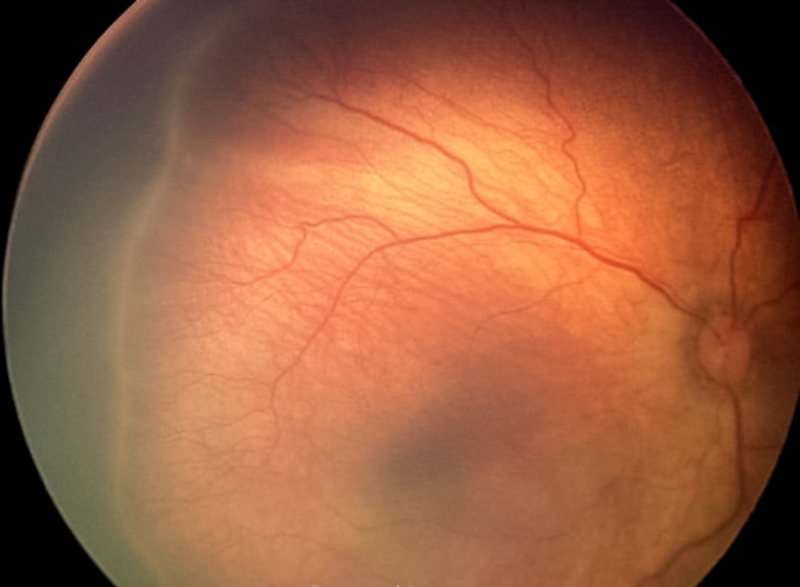
#> input picture ROPCond_Stage2.jpg, 800 x 587 px
$ jupyter execute Retina1.ipynb
#> lines starting #> are read from the running program, lines starting #| are printed output that depends on the picture; after the words box and inside, x2 and y2 are one past the last pixel; in counts of white or black regions, pixels touching at a corner belong together
[cell 1]
import cv2
import numpy as np
from matplotlib import pyplot as plt

[cell 2]
img = cv2.imread('ROPCond_Stage2.jpg',0)
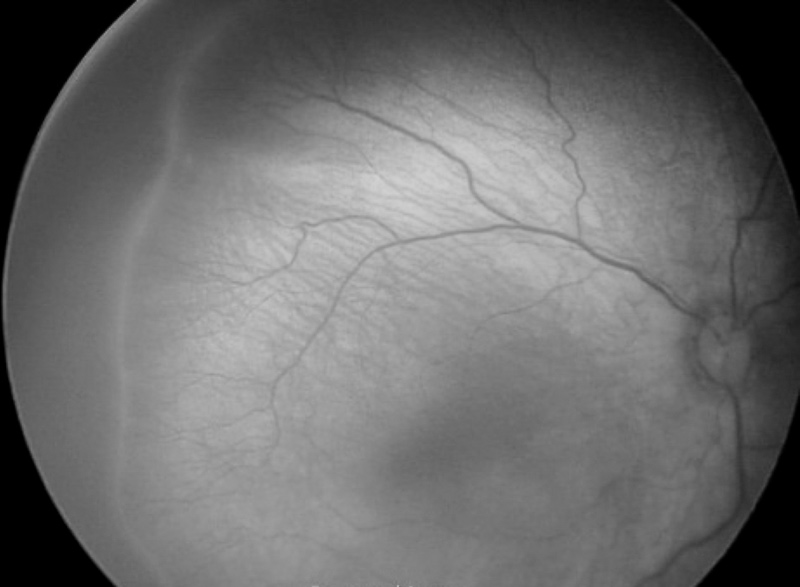
#> img: shape (587, 800); min 0, max 210, mean 108.9
plt.figure(figsize=(10,10))
plt.imshow(img, cmap='gray')

[cell 3]
output=cv2.equalizeHist(img)
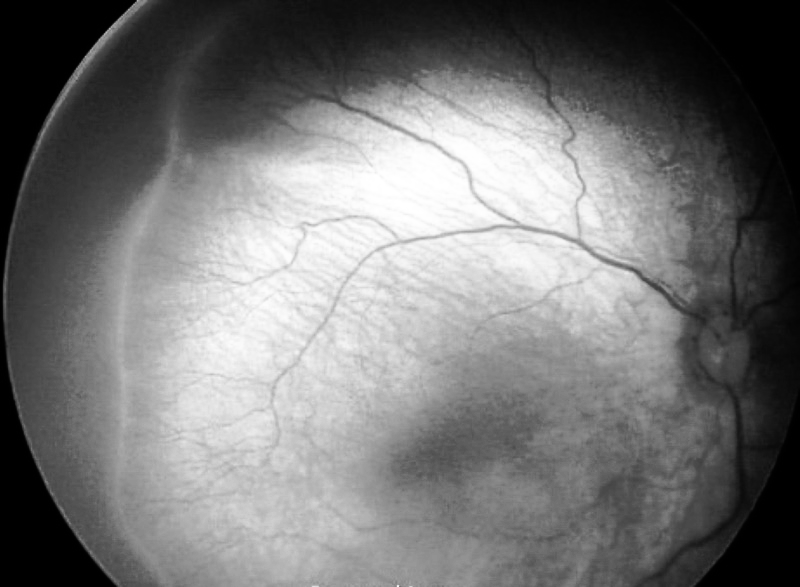
#> output: shape (587, 800); min 0, max 255, mean 117.7
plt.imshow(output,cmap='gray');
plt.show()

[cell 4]
thresh1 = cv2.adaptiveThreshold(img, 255, cv2.ADAPTIVE_THRESH_GAUSSIAN_C,
										cv2.THRESH_BINARY, 47, 6)
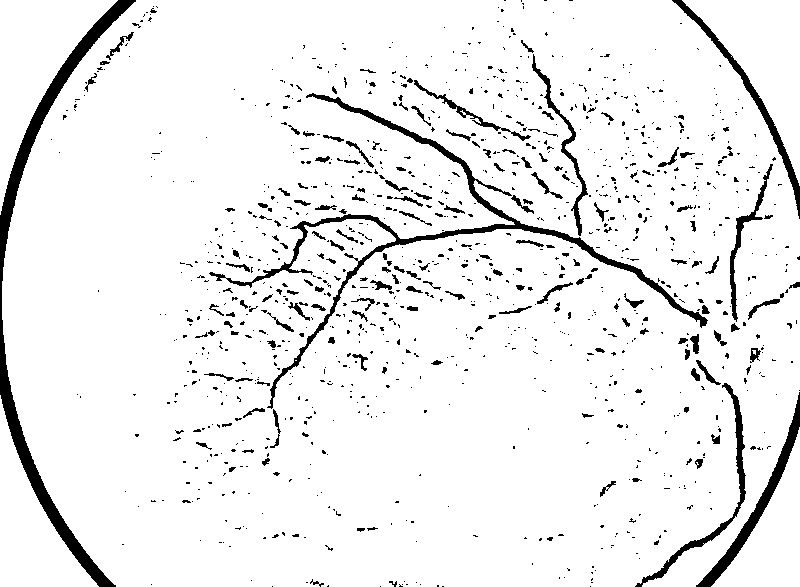
#> thresh1: shape (587, 800); 93.3% white; 1167 black regions (997 under 20 px), largest, box (x1, y1, x2, y2) and area: (0, 0, 136, 587) 6583, (209, 93, 708, 409) 5407, (696, 392, 800, 587) 2008

thresh2 = cv2.adaptiveThreshold(img, 255, cv2.ADAPTIVE_THRESH_GAUSSIAN_C,
										cv2.THRESH_BINARY, 19, 4)
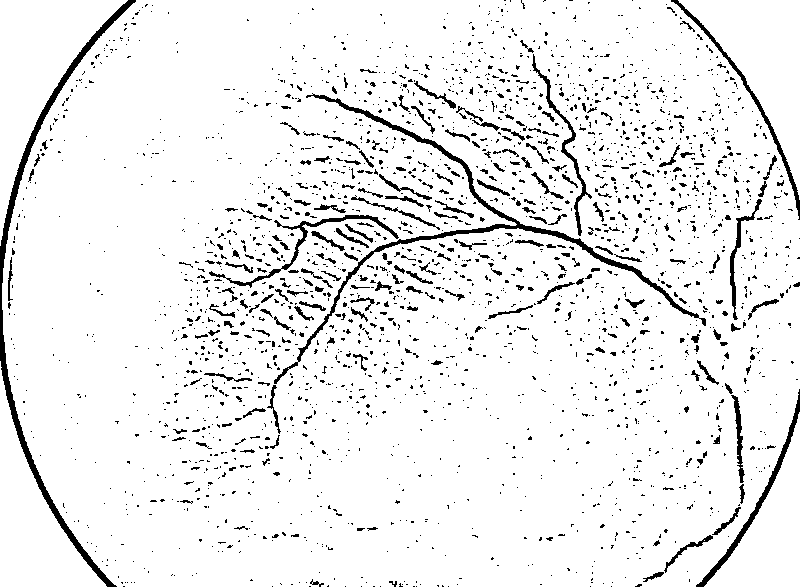
#> thresh2: shape (587, 800); 93.1% white; 2457 black regions (2217 under 20 px), largest, box (x1, y1, x2, y2) and area: (0, 0, 136, 587) 3632, (274, 93, 706, 384) 3330, (696, 389, 800, 587) 1117

thresh3 = cv2.adaptiveThreshold(output, 255, cv2.ADAPTIVE_THRESH_GAUSSIAN_C,
										cv2.THRESH_BINARY, 11, 1)
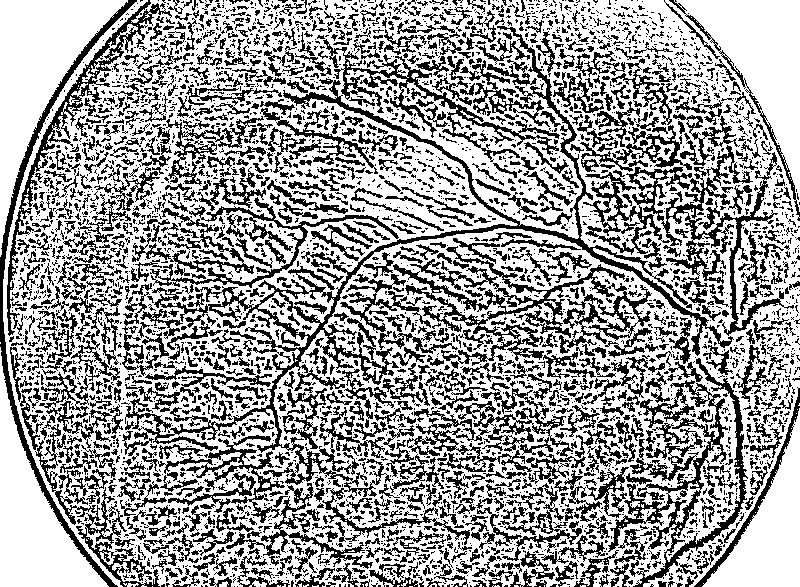
#> thresh3: shape (587, 800); 63.4% white; 4083 black regions (2994 under 20 px), largest, box (x1, y1, x2, y2) and area: (125, 26, 734, 545) 14691, (608, 358, 748, 587) 7231, (583, 145, 794, 336) 6996
# 47 7
# 67 5
# 97 7
# 19 4
cv2.imshow('Adaptive Gaussian47-6', thresh1)
cv2.imshow('Adaptive Gaussian67-5', thresh2)
cv2.imshow('Adaptive Gaussian19-4', thresh3)
cv2.waitKey(0)

[cell 5]
# [6 lines of commented-out code are left out]

[cell 6]
thresh = 120
im_bw = cv2.threshold(thresh1, thresh, 255, cv2.THRESH_BINARY)[1]
plt.imshow(im_bw,cmap='gray')

[cell 7]
plt.imshow(thresh3,cmap='gray')

[cell 8]
kernel = np.ones((2, 2), np.uint8)
kernel2 = np.ones((2, 1), np.uint8)

img_dilation = cv2.dilate(thresh3, kernel, iterations=2)
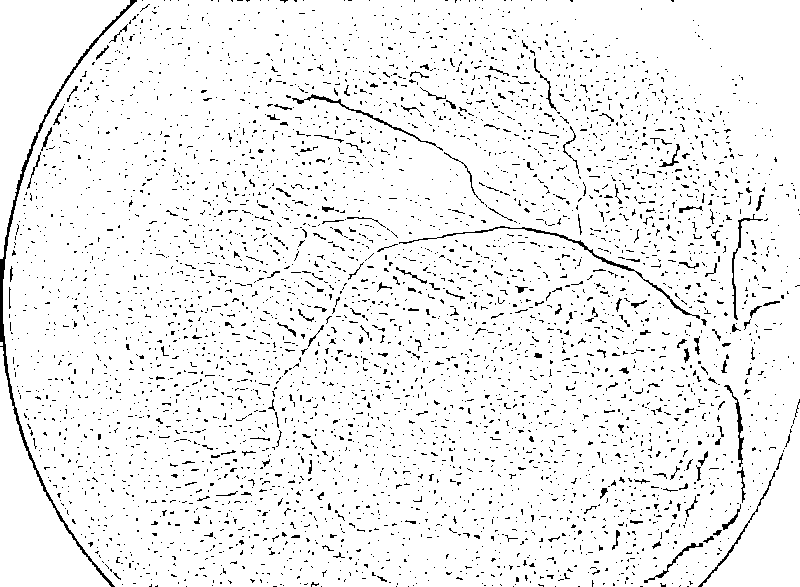
#> img_dilation: shape (587, 800); 94.5% white; black in thin lines or dots
img_erosion = cv2.erode(img_dilation, kernel2, iterations=2)
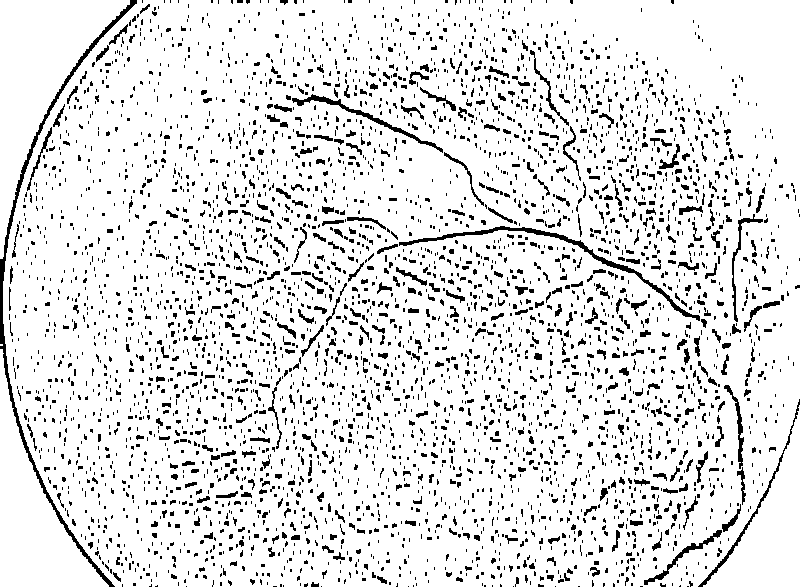
#> img_erosion: shape (587, 800); 88.8% white; black in thin lines or dots

cv2.imshow('Input', thresh3)
cv2.imshow('Erosion', img_erosion)
cv2.imshow('Dilation', img_dilation)

cv2.waitKey(0)

$ run again, with 083_ro0117_f7.jpg copied over ROPCond_Stage2.jpg
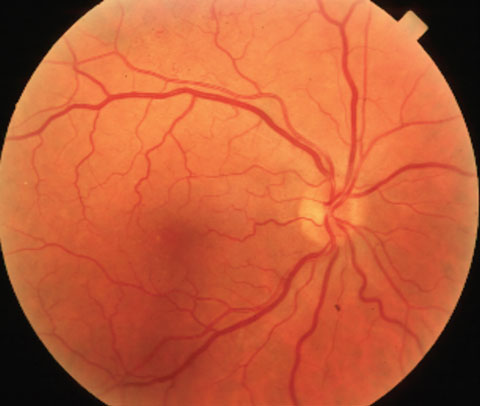
#> input picture 083_ro0117_f7.jpg, 480 x 406 px
#> `thresh1 = cv2.adaptiveThreshold(img, 255, cv2.ADAPTIVE_THRESH_GAUSSIAN..`:
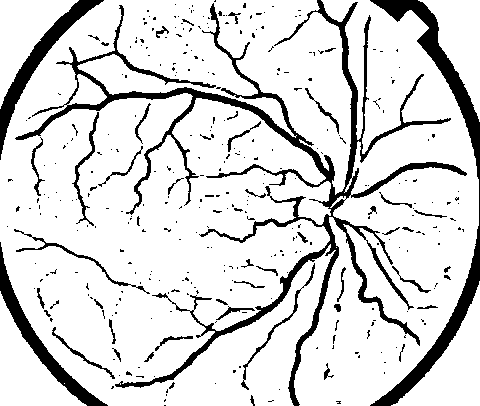
#> thresh1: shape (406, 480); 85.3% white; 352 black regions (299 under 20 px), largest, box (x1, y1, x2, y2) and area: (15, 0, 467, 406) 13890, (370, 0, 480, 406) 5241, (0, 0, 104, 160) 2247
#> thresh2: shape (406, 480); 87.1% white; 763 black regions (686 under 20 px), largest, box (x1, y1, x2, y2) and area: (10, 0, 363, 243) 6808, (369, 0, 480, 406) 2777, (331, 9, 456, 350) 2562
#> thresh3: shape (406, 480); 60.1% white; 1569 black regions (1255 under 20 px), largest, box (x1, y1, x2, y2) and area: (0, 0, 474, 406) 40446, (368, 0, 480, 406) 2343, (209, 263, 316, 406) 1781
#> img_dilation: shape (406, 480); 92.6% white; black in thin lines or dots
#> `img_erosion = cv2.erode(img_dilation, kernel2, iterations=2)`:
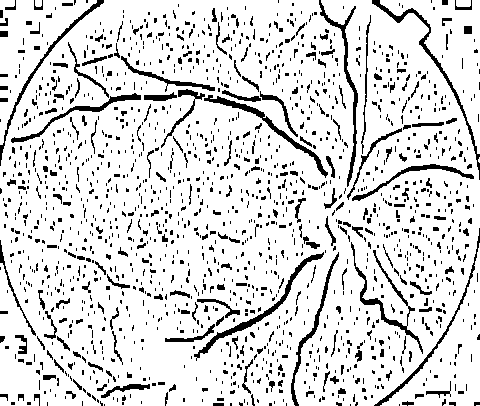
#> img_erosion: shape (406, 480); 86.2% white; 1617 black regions (1373 under 20 px), largest, box (x1, y1, x2, y2) and area: (194, 252, 324, 361) 855, (372, 0, 480, 180) 811, (319, 0, 358, 187) 774

$ run again, with Retinopathye.jpg copied over ROPCond_Stage2.jpg
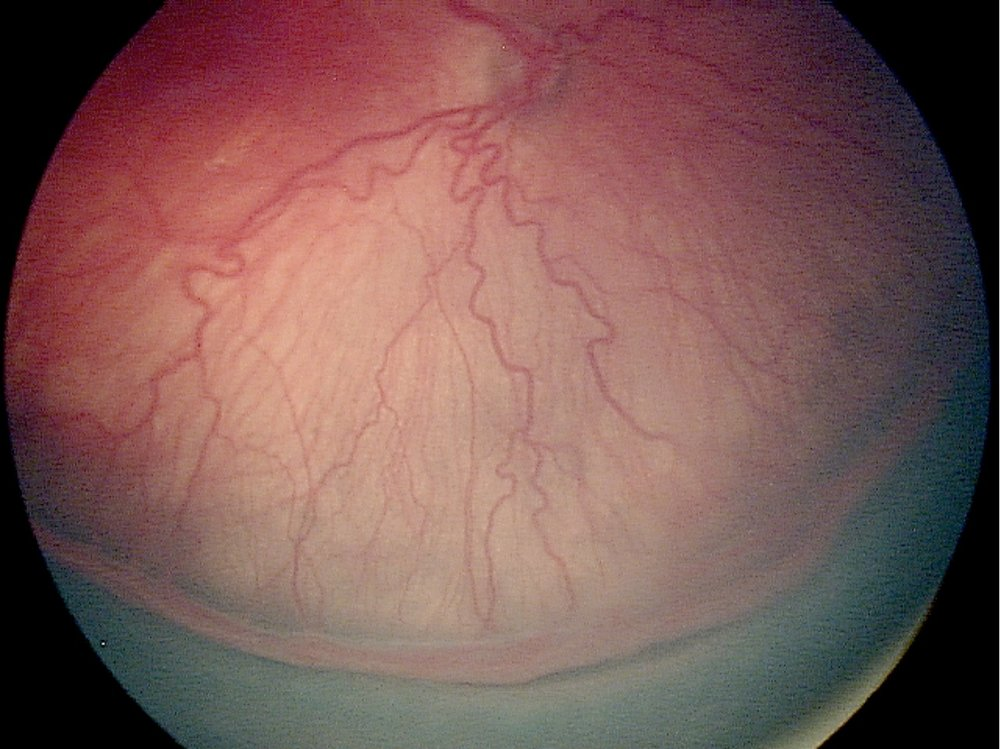
#> input picture Retinopathye.jpg, 1000 x 749 px
#> `thresh1 = cv2.adaptiveThreshold(img, 255, cv2.ADAPTIVE_THRESH_GAUSSIAN..`:
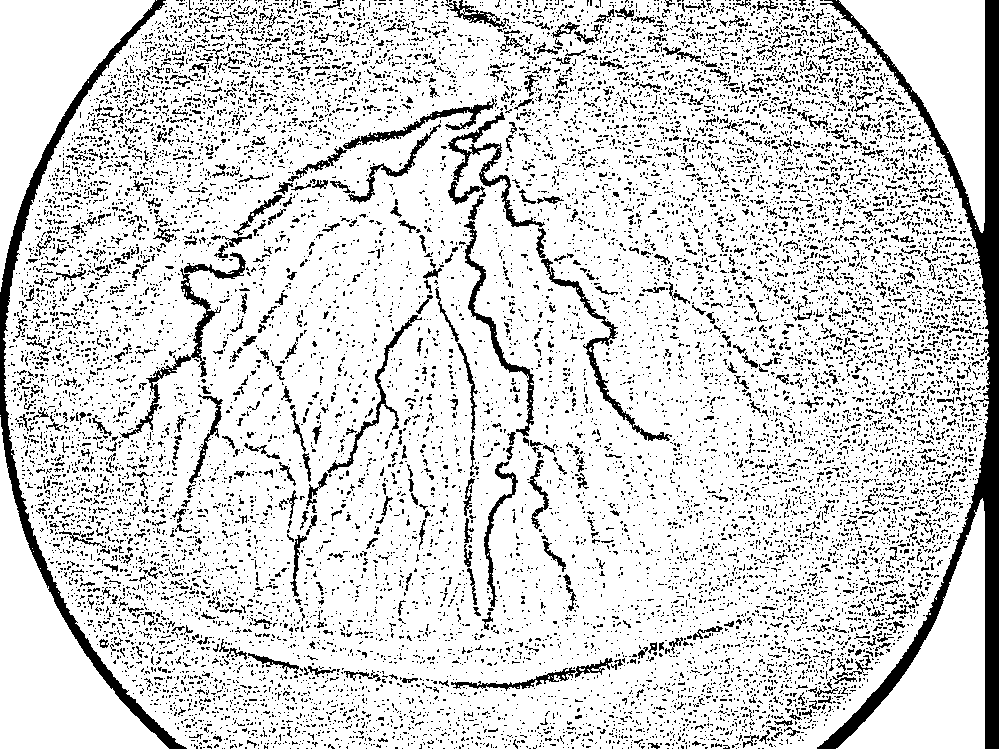
#> thresh1: shape (749, 1000); 83.6% white; 14195 black regions (13436 under 20 px), largest, box (x1, y1, x2, y2) and area: (817, 0, 999, 749) 15886, (0, 0, 187, 749) 7052, (541, 258, 672, 441) 1460
#> thresh2: shape (749, 1000); 79.8% white; black in thin lines or dots
#> thresh3: shape (749, 1000); 58.1% white; black in thin lines or dots
#> img_dilation: shape (749, 1000); 97.7% white; black in thin lines or dots
#> `img_erosion = cv2.erode(img_dilation, kernel2, iterations=2)`:
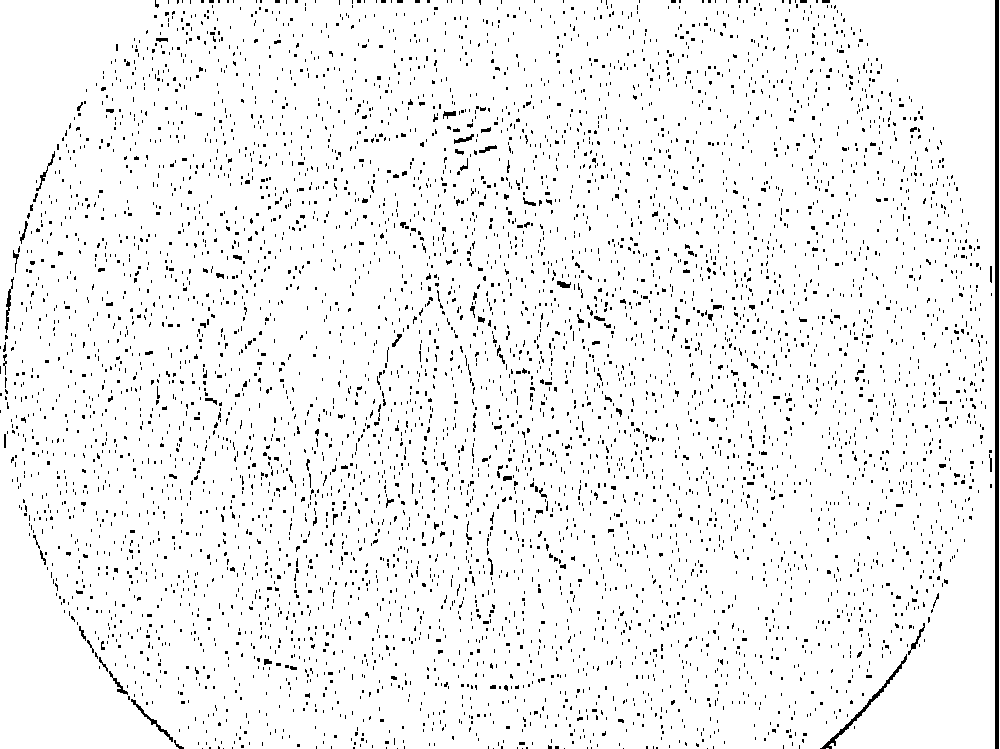
#> img_erosion: shape (749, 1000); 95% white; black in thin lines or dots
